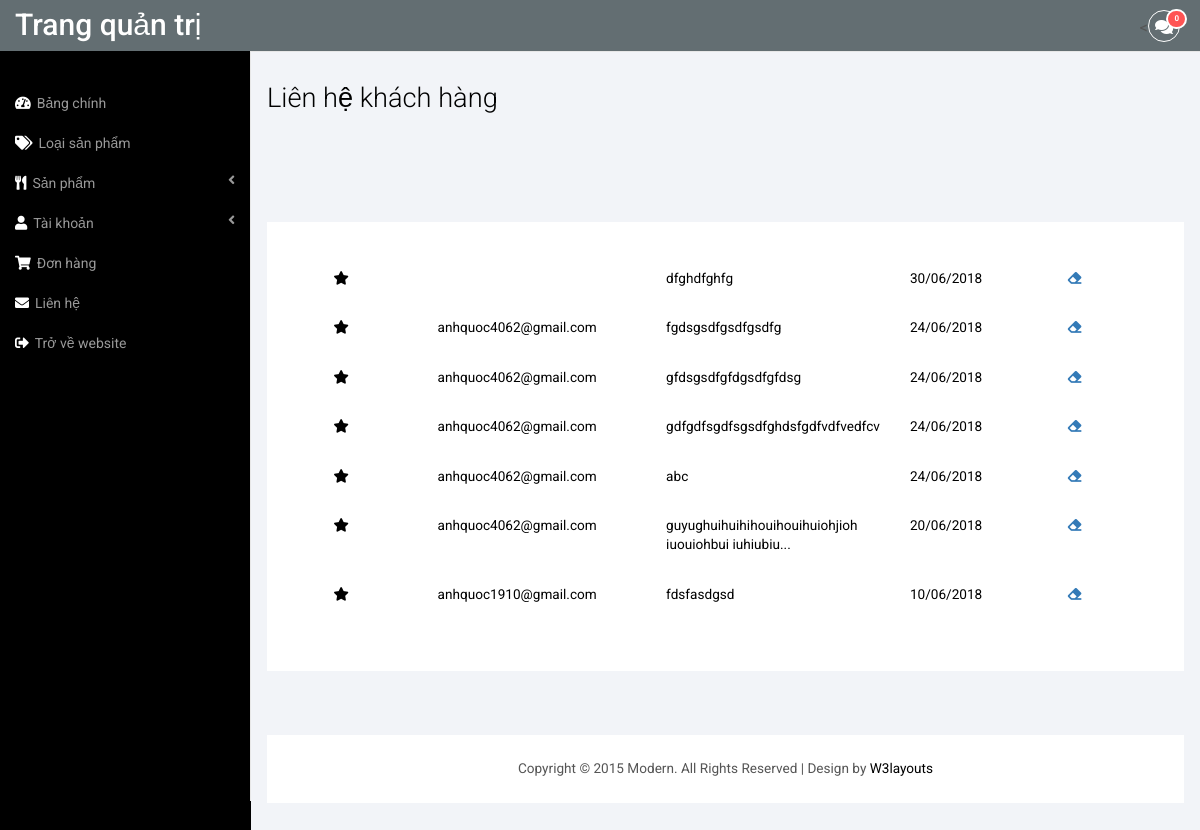
/admin/contact.php (signed in), run on the app's committed database.
### tables this page shows
CREATE TABLE `lienhe` (
  `ID_lienhe` int(11) NOT NULL,
  `Ten_lienhe` varchar(255) NOT NULL,
  `Email_lienhe` varchar(255) NOT NULL,
  `Sodt_lienhe` varchar(20) NOT NULL,
  `Tinnhan` longtext NOT NULL,
  `Ngaylienhe` date NOT NULL,
  `Daxem` int(11) NOT NULL
);

### web/admin/contact.php (the view, shortened to what this page needs)
<!DOCTYPE HTML>
<html>
<head>
  <?php include('modules/head.php') ?>
</head>
<body>
  <?php include('modules/config.php') ?>
<div id="wrapper">
        <?php   include('modules/header.php') ?>
        <div id="page-wrapper">
        <div class="col-md-12 graphs">
     <div class="xs">
     <h3>Liên hệ khách hàng</h3>
  <div class="bs-example4" data-example-id="simple-responsive-table">
    <div class="table-responsive">
      <table class="table">
                    <tbody>
                      <?php
                          $qry_lienhe=mysqli_query($conn,"select * from lienhe order by Ngaylienhe desc");
                          while($lienhe=mysqli_fetch_array($qry_lienhe)){
                       ?>
                        <tr class="unread checked" href="detail-contact.php?id=<?php echo $lienhe['ID_lienhe'] ?>" style="cursor: pointer;">
                            <td class="hidden-xs" width="100px">
                                <?php if($lienhe['Daxem']==0){ ?>
                                <i class="fa fa-star icon-state-warning"></i>
                                <?php }else{ ?>
                                <i class="fa fa-star"></i>
                                <?php } ?>
                            </td>
                            <td class="hidden-xs email">
                                <?php echo $lienhe['Email_lienhe'] ?>
                            </td>
                            <td style="text-align: left">
                                <?php
                                  $tinnhan=$lienhe['Tinnhan'];
                                  if(strlen($tinnhan)<=50){
                                    echo $tinnhan;
                                  }
                                  else{
                                    echo substr($tinnhan,0,50)."...";
                                  }
                                 ?>
                            </td>
                            <td class="datecontact">
                              <?php
                                $date=strtotime($lienhe['Ngaylienhe']);
                                        echo date('d/m/Y',$date);
                              ?>
                            </td>
                            <td width="200px" align="center">
                              <a id="xoa" href="contact.php?action=remove&id=<?php echo $lienhe['ID_lienhe'] ?>"><i class="fas fa-eraser"></i></a>
                            </td>
                        </tr>
                        <?php } ?>
                </table>
    </div>
  </div>
  </div>
  <div class="copy_layout">
      <p>Copyright © 2015 Modern. All Rights Reserved | Design by <a href="http://w3layouts.com/" target="_blank">W3layouts</a> </p>
  </div>
   </div>
      </div>
   </div>
<link href="css/custom.css" rel="stylesheet">
</body>
</html>

### web/admin/css/modern-admin.css (style rules this page uses)
h4, h5, h6, h1, h2, h3 { margin-top: 0; }
p { margin: 0; }
html, body { font-family: 'Roboto', sans-serif; font-size: 100%; background:#000; overflow-x: hidden; }
body a { transition:0.5s all; -webkit-transition:0.5s all; -moz-transition:0.5s all; -o-transition:0.5s all; -ms-transition:0.5s all; }
.copy p, .copy_layout p { font-size:0.85em; color:#555; }
.copy p a, .copy_layout p a { color:#000; }
.graphs { padding: 2em 1em; background: #f2f4f8; font-family: 'Roboto', sans-serif; }
.bs-example4 { background: #fff; padding: 2em; margin-top: 108px; }
.xs h3, .widget_head { color:#000; font-size:1.7em; font-weight:300; margin-bottom: 1em; }
.table > thead > tr > th, .table > tbody > tr > th, .table > tfoot > tr > th, .table > thead > tr > td, .table > tbody > tr > td, .table > tfoot > tr > td { border-top: none !important; }
.table > thead > tr > th, .table > tbody > tr > th, .table > tfoot > tr > th, .table > thead > tr > td, .table > tbody > tr > td, .table > tfoot > tr > td { font-size: 0.85em; color: #999; }
.table td, .table>tbody>tr>td, .table>tbody>tr>th, .table>tfoot>tr>td, .table>tfoot>tr>th, .table>thead>tr>td, .table>thead>tr>th { padding:15px !important; }
.copy_layout { padding:1.5em 0; background:#fff; text-align:center; margin: 4em 0 0em 0; }
.table > thead > tr > th, .table > tbody > tr > th, .table > tfoot > tr > th, .table > thead > tr > td, .table > tbody > tr > td, .table > tfoot > tr > td { color: black; }
.table-bordered th,td { text-align: center; }

### web/admin/css/custom.css (style rules this page uses)
#wrapper { width: 100%; }
#page-wrapper { min-height: 568px; background-color: #fff; }
@media (min-width:768px) { #page-wrapper { position: inherit; margin: 0 0 0 250px; border-left: 1px solid #e7e7e7; } }

### web/admin/css/contact.css (style rules this page uses)
.email { width: 300px; }
.datecontact { text-align: right; width: 20px; }

### data on the page
lienhe: Daxem 1 (drawn), Tinnhan "dfghdfghfg", Ngaylienhe "30/06/2018"
lienhe: Daxem 1 (drawn), Email_lienhe "anhquoc4062@gmail.com", Tinnhan "fgdsgsdfgsdfgsdfg", Ngaylienhe "24/06/2018"
lienhe: Daxem 1 (drawn), Email_lienhe "anhquoc4062@gmail.com", Tinnhan "gfdsgsdfgfdgsdfgfdsg", Ngaylienhe "24/06/2018"
lienhe: Daxem 1 (drawn), Email_lienhe "anhquoc4062@gmail.com", Tinnhan "gdfgdfsgdfsgsdfghdsfgdfvdfvedfcv", Ngaylienhe "24/06/2018"
lienhe: Daxem 1 (drawn), Email_lienhe "anhquoc4062@gmail.com", Tinnhan "abc", Ngaylienhe "24/06/2018"
lienhe: Daxem 1 (drawn), Email_lienhe "anhquoc4062@gmail.com", Tinnhan "guyughuihuihihouihouihuiohjioh iuouiohbui iuhiubiu", Ngaylienhe "20/06/2018"
lienhe: Daxem 1 (drawn), Email_lienhe "anhquoc1910@gmail.com", Tinnhan "fdsfasdgsd", Ngaylienhe "10/06/2018"

### other printed values
$lienhemoi "0"
